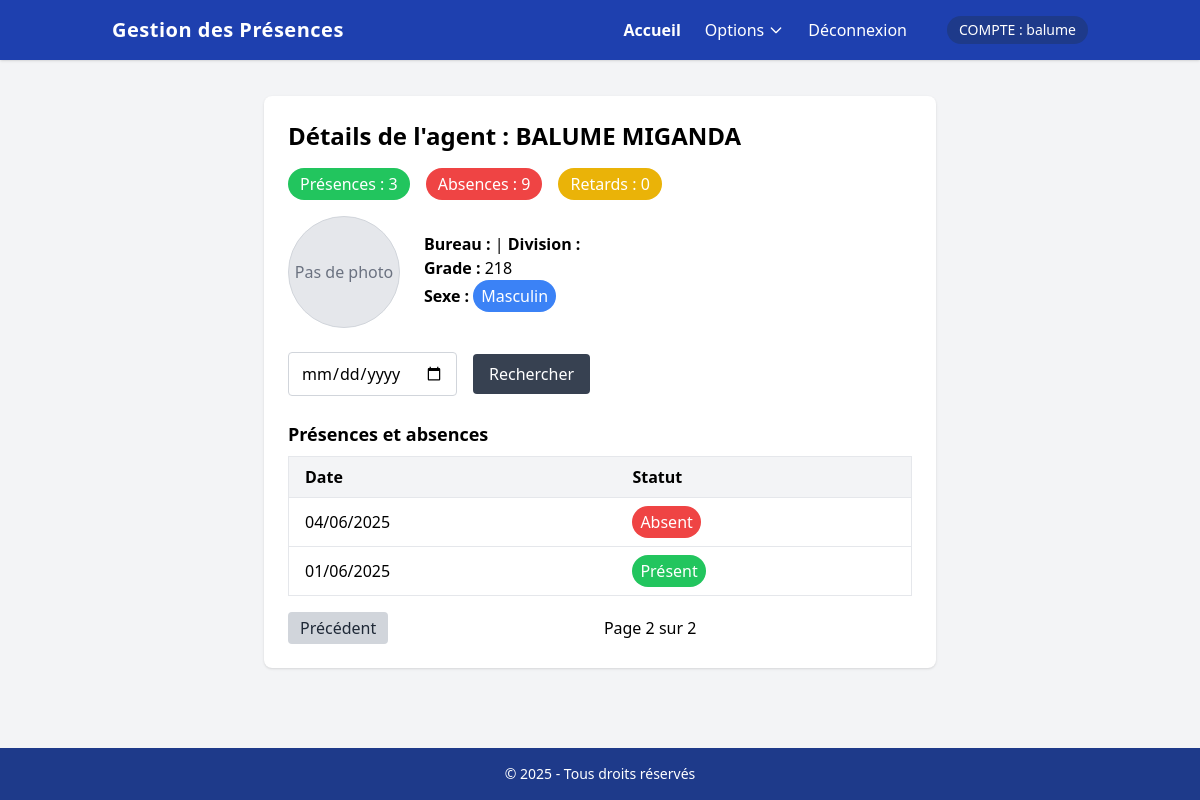
/presence/agents/1/?page=2 (signed in), run on the app's committed database.
### presence/models.py (models this page shows, shortened)
class Agent(models.Model):
    SEXE_CHOIX = [('M', 'Masculin'), ('F', 'Féminin')]
    matricule = models.CharField(max_length=20, unique=True)
    nom = models.CharField(max_length=100)
    postnom = models.CharField(max_length=100)
    prenom = models.CharField(max_length=100)
    grade = models.CharField(max_length=100)
    sexe = models.CharField(max_length=1, choices=SEXE_CHOIX)
    bureau = models.ForeignKey(Bureau, null=True, blank=True, on_delete=models.PROTECT, related_name='agents')
    division = models.ForeignKey(Division, null=True, blank=True, on_delete=models.PROTECT, related_name='agents_sans_bureau')
    direction = models.ForeignKey(Direction, null=True, blank=True, on_delete=models.PROTECT, related_name='agents_sans_division')
    photo = models.ImageField(upload_to='agents/', null=True, blank=True)
    heure_arrivee_attendue = models.TimeField(default='08:00')
    heure_depart_attendue = models.TimeField(default='16:00')
    class Meta:
        ordering = ['nom', 'postnom']
    @property
    def nom_complet(self):
        return f"{self.nom} {self.postnom}"
    class Meta:
        verbose_name = "AGENT"
        verbose_name_plural = "AGENTS"

class Presence(models.Model):
    TYPE_TRAVAIL_CHOIX = [
        ('P', 'Présentiel'),
        ('D', 'Demi-journée'),
        ('T', 'Télétravail'),
    ]
    STATUT_CHOIX = [
        ('P', 'Présent'),
        ('A', 'Absent'),
        ('R', 'Retard'),
        ('F', 'Férié'),
    ]
    agent = models.ForeignKey(Agent, on_delete=models.CASCADE)
    date = models.DateField()
    heure_arrivee = models.TimeField(null=True, blank=True)
    heure_depart = models.TimeField(null=True, blank=True)
    statut = models.CharField(max_length=2, choices=STATUT_CHOIX)
    type_travail = models.CharField(max_length=1, choices=TYPE_TRAVAIL_CHOIX, default='P')
    justification = models.FileField(upload_to='justifications/', null=True, blank=True)
    remarques = models.TextField(blank=True)
    enregistre_par = models.ForeignKey(settings.AUTH_USER_MODEL, on_delete=models.SET_NULL, null=True, blank=True)
    class Meta:
        unique_together = ('agent', 'date')
        indexes = [
            models.Index(fields=['date']),
            models.Index(fields=['agent', 'date']),
        ]
    class Meta:
        verbose_name = "PRESENCE"
        verbose_name_plural = "PRESENCES"

### presence/views.py (the view)
# urls.py: path('agents/<int:agent_id>/', views.details_agent, name='details_agent'),
@login_required
def details_agent(request, agent_id):
    agent = get_object_or_404(Agent.objects.select_related('bureau__division'), pk=agent_id)
    date_query = request.GET.get('date', '')
    presences_qs = Presence.objects.filter(agent=agent).order_by('-date')
    if date_query:
        try:
            date_obj = datetime.strptime(date_query, '%Y-%m-%d').date()
            presences_qs = presences_qs.filter(date=date_obj)
        except ValueError:
            messages.warning(request, "Date invalide. Format attendu : AAAA-MM-JJ")
    paginator = Paginator(presences_qs, 10)
    page_number = request.GET.get('page')
    page_obj = paginator.get_page(page_number)
    context = {
        'agent': agent,
        'page_obj': page_obj,
        'total_presence': presences_qs.filter(statut='P').count(),
        'total_absence': presences_qs.filter(statut='A').count(),
        'total_retard': presences_qs.filter(statut='R').count(),
        'date_query': date_query,
    }
    return render(request, 'presence/details_agents.html', context)

### templates/presence/details_agents.html (shortened to what this page needs)
{% extends "presence/base.html" %}
{% block content %}
<div class="bg-white rounded-lg shadow p-6 max-w-2xl mx-auto mt-1">
    <h2 class="text-2xl font-bold mb-4">Détails de l'agent : {{ agent.nom_complet }}</h2>
    <div class="flex gap-4 mb-4">
        <span class="inline-block bg-green-500 text-white px-3 py-1 rounded-full">Présences : {{ total_presence }}</span>
        <span class="inline-block bg-red-500 text-white px-3 py-1 rounded-full">Absences : {{ total_absence }}</span>
        <span class="inline-block bg-yellow-500 text-white px-3 py-1 rounded-full">Retards : {{ total_retard }}</span>
        </div>
        <div class="flex items-center mb-6 gap-6">
        <div>
            {% if agent.photo %}
            <img src="{{ agent.photo.url }}" alt="Photo de l'agent" class="w-28 h-28 object-cover rounded-full border border-gray-300 shadow">
            {% else %}
            <div class="w-28 h-28 flex items-center justify-center bg-gray-200 rounded-full border border-gray-300 text-gray-500">
                Pas de photo
            </div>
            {% endif %}
        </div>
        <div>
            <p><span class="font-semibold">Bureau :</span> {{ agent.bureau.nom }} | <span class="font-semibold">Division :</span> {{ agent.bureau.division.nom }}</p>
            <p><span class="font-semibold">Grade :</span> {{ agent.grade }}</p>
            <p><span class="font-semibold">Sexe :</span>
            {% if agent.sexe == 'M' %}
                <span class="inline-block bg-blue-500 text-white px-2 py-1 rounded-full">Masculin</span>
            {% else %}
                <span class="inline-block bg-pink-500 text-white px-2 py-1 rounded-full">Féminin</span>
            {% endif %}
            </p>
        </div>
        </div>
    <form method="get" class="flex gap-4 items-center mb-6">
        <input type="date" name="date" value="{{ date_query }}" class="border border-gray-300 rounded px-3 py-2 focus:outline-none focus:ring-2 focus:ring-blue-400" />
        <button type="submit" class="bg-gray-700 text-white px-4 py-2 rounded hover:bg-gray-900">Rechercher</button>
    </form>
    <h3 class="text-lg font-semibold mb-2">Présences et absences</h3>
    <table class="min-w-full border border-gray-200 mb-4">
        <thead>
            <tr class="bg-gray-100">
                <th class="py-2 px-4 border-b text-left">Date</th>
                <th class="py-2 px-4 border-b text-left">Statut</th>
            </tr>
        </thead>
        <tbody>
            {% for presence in page_obj %}
            <tr class="hover:bg-gray-50">
                <td class="py-2 px-4 border-b">{{ presence.date|date:"d/m/Y" }}</td>
                <td class="py-2 px-4 border-b">
                    {% if presence.statut == 'P' %}
                        <span class="inline-block bg-green-500 text-white px-2 py-1 rounded-full">Présent</span>
                    {% elif presence.statut == 'A' %}
                        <span class="inline-block bg-red-500 text-white px-2 py-1 rounded-full">Absent</span>
                    {% elif presence.statut == 'R' %}
                        <span class="inline-block bg-yellow-500 text-white px-2 py-1 rounded-full">Retard</span>
                    {% else %}
                        {{ presence.statut }}
                    {% endif %}
                </td>
            </tr>
            {% empty %}
            <tr>
                <td colspan="2" class="text-center text-gray-400 py-4">Aucune donnée de présence trouvée.</td>
            </tr>
            {% endfor %}
        </tbody>
    </table>
    <div class="flex items-center justify-between">
        {% if page_obj.has_previous %}
            <a href="?{% if date_query %}date={{ date_query }}&{% endif %}page={{ page_obj.previous_page_number }}" class="bg-gray-300 text-gray-800 px-3 py-1 rounded hover:bg-gray-400">Précédent</a>
        {% else %}
            <span></span>
        {% endif %}
        <span>Page {{ page_obj.number }} sur {{ page_obj.paginator.num_pages }}</span>
    </div>
</div>
{% endblock %}

### templates/presence/base.html (shortened to what this page needs)
{% load static %}
<!DOCTYPE html>
<html lang="fr">
<head>
    <script src="https://cdn.tailwindcss.com"></script>
</head>
<body class="bg-gray-100 min-h-screen flex flex-col">
    <nav class="bg-blue-800 text-white shadow">
    <div class="container mx-auto px-6">
        <div class="flex justify-between items-center py-4">
            <h1 class="text-xl font-bold tracking-wide">Gestion des Présences</h1>
            <div class="hidden md:flex items-center gap-6">
                <a href="{% url 'presence:dashboard' %}" class="hover:underline font-semibold">Accueil</a>
                <div class="relative group">
                    <button class="hover:underline flex items-center gap-1">
                        Options
                        <svg class="w-4 h-4" fill="none" stroke="currentColor" viewBox="0 0 24 24">
                            <path stroke-linecap="round" stroke-linejoin="round" stroke-width="2" d="M19 9l-7 7-7-7"/>
                        </svg>
                    </button>
                </div>
                <a href="{% url 'accounts:logout' %}" class="hover:underline">Déconnexion</a>
                <span class="ml-4 text-sm bg-blue-900 px-3 py-1 rounded-full">COMPTE : {{ request.user.username }}</span>
            </div>
        </div>
    </div>
</nav>
    <main class="flex-1 container mx-auto py-8 px-4">
        {% block content %}{% endblock %}
    </main>
    <footer class="bg-blue-900 text-white py-4 mt-8">
        <div class="container mx-auto text-center text-sm">
            © {% now "Y" %} - Tous droits réservés
        </div>
    </footer>
</body>
</html>

### data on the page
Agent: nom_complet "BALUME MIGANDA", grade "218"
Presence: date "04/06/2025", statut "Absent"
Presence: date "01/06/2025", statut "Présent"

### other printed values
{{ request.user.username }} "balume"
{{ total_presence }} "3"
{{ total_absence }} "9"
{{ total_retard }} "0"
{{ page_obj.number }} "2"
{{ page_obj.paginator.num_pages }} "2"
